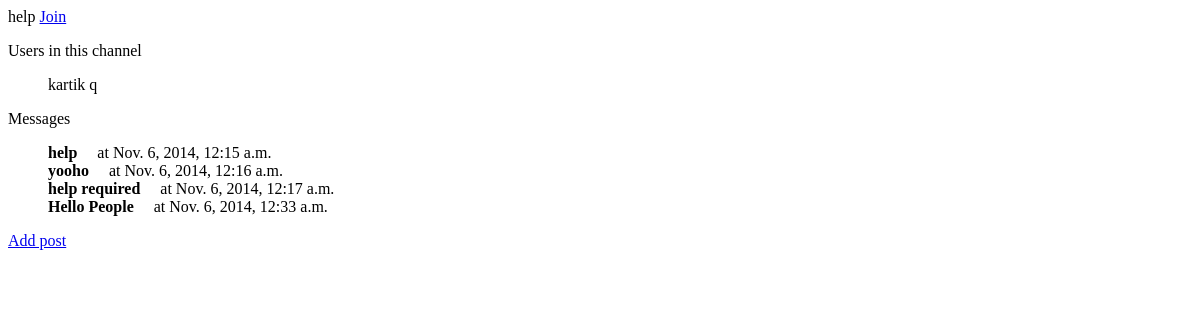
/1/ (signed in), run on an earlier commit of the app's database.
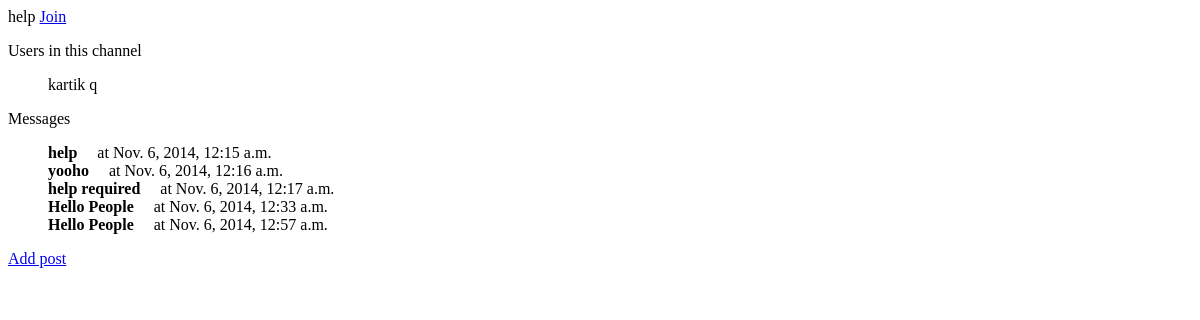
And on a later commit of the database.
### MyUser/models.py (models this page shows, shortened)
class MyUser(AbstractBaseUser):
    email = models.EmailField(
        verbose_name='email address',
        max_length=255,
        unique=True,
    )
    firstname=models.CharField(max_length=32)
    username=models.CharField(max_length=32,unique=True)
    lastname=models.CharField(max_length=32)
    mobile=models.IntegerField(max_length=10)
    is_active = models.BooleanField(default=True)
    is_admin = models.BooleanField(default=False)
    objects = MyUserManager()
    USERNAME_FIELD = 'username'
    REQUIRED_FIELDS = ['firstname','lastname','email','mobile']

class Message(models.Model):
	user=models.ForeignKey(MyUser)
	message=models.CharField(max_length=140)
	time=models.DateTimeField(auto_now_add=True)

### cubane/views.py (the view)
# urls.py: url(r'^(?P<channel_id>[0-9]+)/$', 'cubane.views.showchannel', name='showchannel'),
def showchannel(request,channel_id):
    if request.user.is_authenticated():
        try:
            channel = Channels.objects.get(pk=channel_id)
        except Channels.DoesNotExist:
            raise Http404
        return render(request,'channel.html',{'channel':channel})
    else:
        return HttpResponseRedirect('/')

### templates/channel.html (shortened to what this page needs)
<a href="/{{ channel.id }}/join">Join</a>
<div>
	<p>Users in this channel</p>
	<ul>
	{% if channel.user.all %}
		{% for users in channel.user.all %}
			{{users.username}}
		{% endfor %}
	{% else %}
    	<p>No users are available.</p>
	{% endif %}
	</ul>
</div>
<div>
	<p>Messages</p>
	<ul>
		{% if channel.messages.all %}
		{% for msg in channel.messages.all %}
			<strong>{{msg.message}}</strong> &nbsp;&nbsp;&nbsp; at {{msg.time}}<br>
		{% endfor %}
		{% else %}
    		<p>No messages are posted.</p>
		{% endif %}
	</ul>
</div>
<a href="/{{channel.id}}/post">Add post</a>

What changed in the data, as far as the page shows it:
added Message: message "Hello People", time "Nov. 6, 2014, 12:57 a.m."
